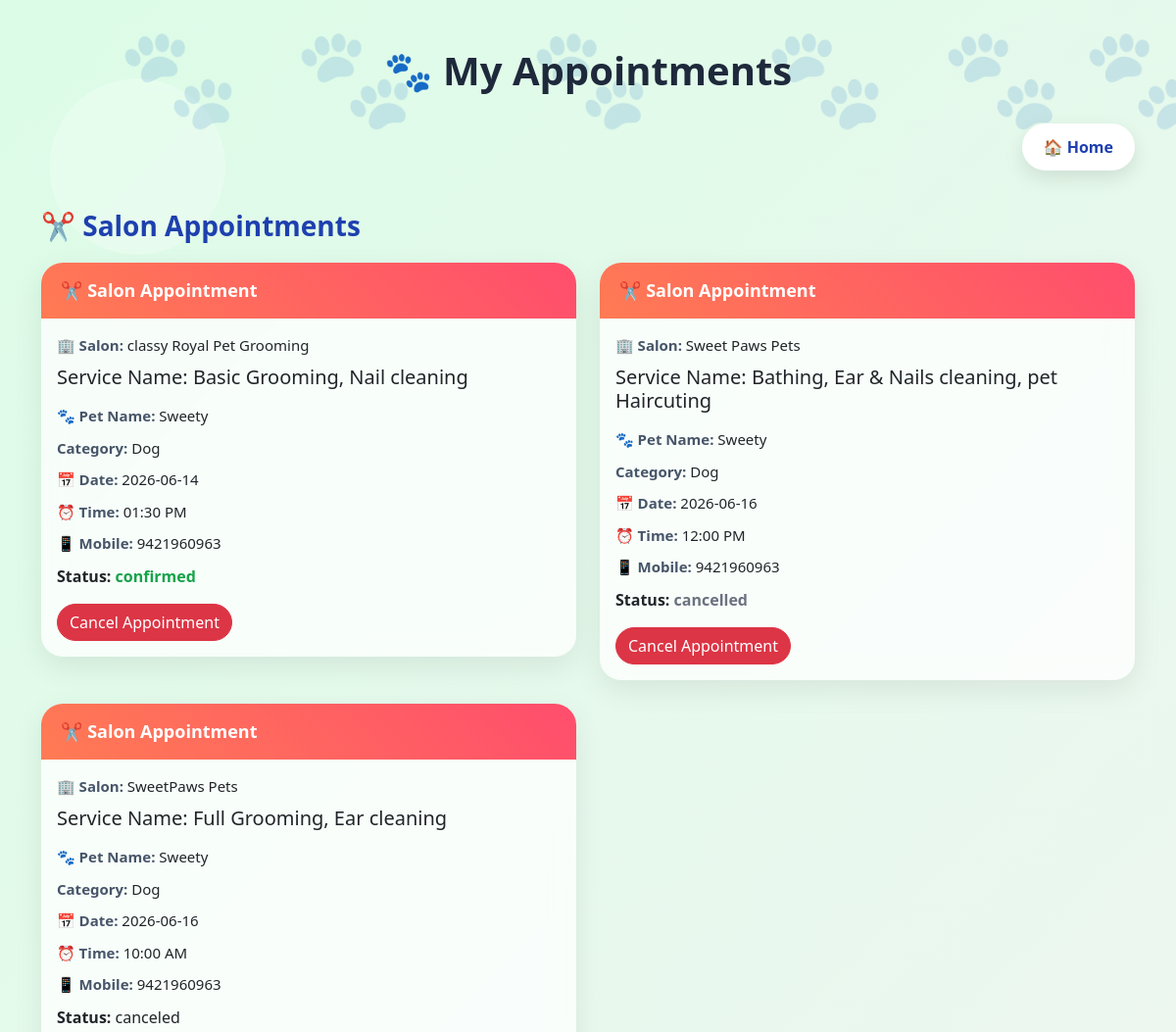
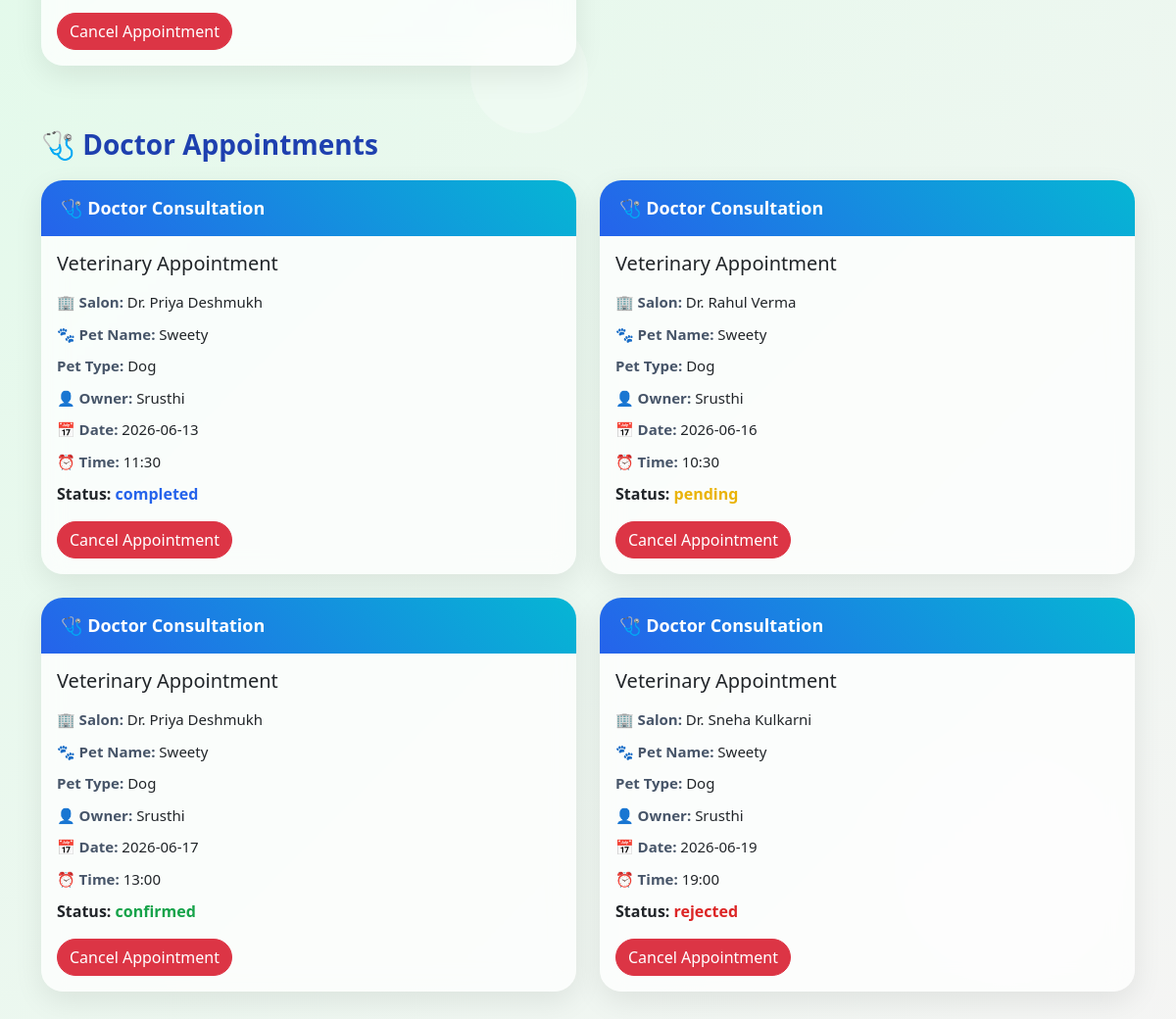
/my_appointments (signed in), run on the app's committed database (2 pictures, top to bottom).
### app.py (models this page shows, shortened)
class SalonAppointment(db.Model):
    id = db.Column(db.Integer, primary_key=True)
    salon_id = db.Column(
        db.Integer,
        db.ForeignKey('salon.id', ondelete="CASCADE"),
        nullable=False
    )
    user_id = db.Column(
    db.Integer,
    db.ForeignKey('users.id'),
    nullable=False
    )
    owner_name = db.Column(db.String(100))
    mobile = db.Column(db.String(20))
    pet_name = db.Column(db.String(100))
    pet_category = db.Column(db.String(50))
    service_name = db.Column(db.String(100))
    appointment_date = db.Column(db.String(20))
    appointment_time = db.Column(db.String(20))
    notes = db.Column(db.Text)
    status = db.Column( db.String(20), default="CONFIRMED")
    created_at = db.Column( db.DateTime,default=datetime.utcnow)

class Salon(db.Model):
    id = db.Column(db.Integer, primary_key=True)
    user_id = db.Column(db.Integer, db.ForeignKey('users.id'))
    name = db.Column(db.String(100))
    open_hours = db.Column(db.String(50))
    close_hours= db.Column(db.String(50))
    tagline = db.Column(db.String(200))
    description = db.Column(db.Text)
    address = db.Column(db.String(200))
    city = db.Column(db.String(50))
    phone = db.Column(db.String(20))
    image = db.Column(db.String(200))
    rating = db.Column(db.Float, default=0)
    appointments = db.relationship(
        "SalonAppointment",
        backref="salon",
        cascade="all, delete-orphan"
    )

class DoctorAppointment(db.Model):
    id = db.Column(db.Integer, primary_key=True)
    doctor_id = db.Column(db.Integer, db.ForeignKey('doctor.id'))
    user_id = db.Column(db.Integer)
    owner_name = db.Column(db.String(100))
    owner_phone = db.Column(db.String(20))
    pet_name = db.Column(db.String(100))
    pet_type = db.Column(db.String(50))
    gender = db.Column(db.String(20))
    pet_age = db.Column(db.String(50))
    appointment_date = db.Column(db.String(20))
    appointment_time = db.Column(db.String(20))
    symptoms = db.Column(db.Text)
    concern = db.Column(db.Text)
    status = db.Column(db.String(20))
    created_at = db.Column(db.DateTime, default=datetime.utcnow)

class Doctor(db.Model):
    id = db.Column(db.Integer, primary_key=True)
    user_id = db.Column(db.Integer, db.ForeignKey('users.id'))
    name = db.Column(db.String(100), nullable=False)
    phone = db.Column(db.String(20))
    specialization = db.Column(db.String(100))
    experience_years = db.Column(db.Integer)
    clinic_name = db.Column(db.String(150))
    consultation_fee = db.Column(db.Float)
    city = db.Column(db.String(100))
    bio = db.Column(db.Text)
    profile_pic = db.Column(db.String(200))
    created_at = db.Column(db.DateTime, default=datetime.utcnow)
    appointments = db.relationship('DoctorAppointment', backref='doctor', lazy=True)
    availability = db.relationship('DoctorAvailability', backref='doctor', lazy=True)

### app.py (the view)
@app.route('/my_appointments')
def myappointments():
    if "user_id" not in session:
        return redirect('/login')
    user_id = session['user_id']
    salon_appointments = SalonAppointment.query.filter_by(
        user_id=user_id
    ).all()
    doctor_appointments = DoctorAppointment.query.filter_by(
        user_id=user_id
    ).all()
    return render_template(
        'user/my_appointment.html',
        salon_appointments=salon_appointments,
        doctor_appointments=doctor_appointments
    )

### templates/user/my_appointment.html (shortened to what this page needs)
<!DOCTYPE html>
<html lang="en">
<head>
<link href="https://cdn.jsdelivr.net/npm/bootstrap@5.3.3/dist/css/bootstrap.min.css" rel="stylesheet">
</head>
<body>
<div class="container py-5">
    <h1 class="page-title">
        🐾 My Appointments
    </h1>
    <div class="d-flex justify-content-end mb-4">
        <a href="/index" class="back-btn">
            🏠 Home
        </a>
    </div>
    <h3 class="section-title">
        ✂️ Salon Appointments
    </h3>
    {% if salon_appointments %}
    <div class="row">
        {% for a in salon_appointments %}
        <div class="col-lg-6 mb-4">
            <div class="card appointment-card">
                <div class="card-header-custom salon-header">
                    ✂️ Salon Appointment
                </div>
                <div class="card-body">
                    <div class="info-row">
                        <span class="info-label">🏢 Salon:</span>
                        {{ a.salon.name }}
                    </div>
                    <h5 class="mb-3">Service Name:   {{ a.service_name }}
                    </h5>
                    <div class="info-row">
                        <span class="info-label"><b>🐾 Pet Name:</b></span>
                        {{ a.pet_name }}
                    </div>
                    <div class="info-row">
                        <span class="info-label">Category:</span>
                        {{ a.pet_category }}
                    </div>
                    <div class="info-row">
                        <span class="info-label">📅 Date:</span>
                        {{ a.appointment_date }}
                    </div>
                    <div class="info-row">
                        <span class="info-label">⏰ Time:</span>
                        {{ a.appointment_time }}
                    </div>
                    <div class="info-row">
                        <span class="info-label">📱 Mobile:</span>
                        {{ a.mobile }}
                    </div>
                    <p>
                        <strong>Status:</strong>
                        <span class="
                        {% if a.status|upper == 'CONFIRMED' %}
                            status-confirmed
                        {% elif a.status|upper == 'CANCELLED' %}
                            status-cancelled
                        {% endif %}
                        ">
                            {{ a.status }}
                        </span>
                    </p>
                    {% if a.status != "CANCELLED" %}
                    <a href="/cancel-salon/{{a.id}}"
                       class="btn btn-danger btn-cancel">
                        Cancel Appointment
                    </a>
                    {% endif %}
                </div>
            </div>
        </div>
        {% endfor %}
    </div>
    {% else %}
    <div class="empty-box">
        No Salon Appointments Found.
    </div>
    {% endif %}
    <h3 class="section-title">
        🩺 Doctor Appointments
    </h3>
    {% if doctor_appointments %}
    <div class="row">
        {% for a in doctor_appointments %}
        <div class="col-lg-6 mb-4">
            <div class="card appointment-card">
                <div class="card-header-custom doctor-header">
                    🩺 Doctor Consultation
                </div>
                <div class="card-body">
                    <h5 class="mb-3">
                        Veterinary Appointment
                    </h5>
                    <div class="info-row">
                        <span class="info-label">🏢 Salon:</span>
                        {{ a.doctor.name }}
                    </div>
                    <div class="info-row">
                        <span class="info-label">🐾 Pet Name:</span>
                        {{ a.pet_name }}
                    </div>
                    <div class="info-row">
                        <span class="info-label">Pet Type:</span>
                        {{ a.pet_type }}
                    </div>
                    <div class="info-row">
                        <span class="info-label">👤 Owner:</span>
                        {{ a.owner_name }}
                    </div>
                    <div class="info-row">
                        <span class="info-label">📅 Date:</span>
                        {{ a.appointment_date }}
                    </div>
                    <div class="info-row">
                        <span class="info-label">⏰ Time:</span>
                        {{ a.appointment_time }}
                    </div>
                    <p>
                        <strong>Status:</strong>
                        <span class="
                        {% if a.status|upper == 'CONFIRMED' %}
                            status-confirmed
                        {% elif a.status|upper == 'PENDING' %}
                            status-pending
                        {% elif a.status|upper == 'REJECTED' %}
                            status-rejected
                        {% elif a.status|upper == 'COMPLETED' %}
                            status-completed
                        {% elif a.status|upper == 'CANCELLED' %}
                            status-cancelled
                        {% endif %}
                        ">
                            {{ a.status }}
                        </span>
                    </p>
                    {% if a.status != "CANCELLED" %}
                    <a href="/cancel-doctor/{{a.id}}"
                       class="btn btn-danger btn-cancel">
                        Cancel Appointment
                    </a>
                    {% endif %}
                </div>
            </div>
        </div>
        {% endfor %}
    </div>
    {% else %}
    <div class="empty-box">
        No Doctor Appointments Found.
    </div>
    {% endif %}
</div>
</body>
<div class="bg-shape shape1"></div>
<div class="bg-shape shape2"></div>
<div class="bg-shape shape3"></div>
<div class="paw-container">
    <span>🐾</span>
    <span>🐾</span>
    <span>🐾</span>
    <span>🐾</span>
    <span>🐾</span>
    <span>🐾</span>
</div>
</html>

### templates/user/my_appointment.html (style rules this page uses)
body { min-height:100vh; font-family:'Segoe UI',sans-serif; background:linear-gradient(-45deg,#dbeafe,#e0e7ff,#fdf2f8,#dcfce7); background-size:400% 400%; animation:bgAnimation 15s ease infinite; }
.bg-shape { position:fixed; border-radius:50%; background:rgba(255,255,255,.25); backdrop-filter:blur(5px); z-index:-1; animation:float 8s infinite ease-in-out; }
.shape1 { width:180px; height:180px; top:80px; left:50px; }
.shape2 { width:250px; height:250px; bottom:80px; right:50px; animation-delay:2s; }
.shape3 { width:120px; height:120px; top:50%; left:40%; animation-delay:4s; }
.page-title { text-align:center; font-weight:700; color:#1e293b; margin-bottom:30px; }
.section-title { font-weight:700; color:#1e40af; margin:40px 0 20px; }
.appointment-card { background:rgba(255,255,255,.75); backdrop-filter:blur(12px); border:none; border-radius:22px; overflow:hidden; transition:.3s; box-shadow:0 10px 30px rgba(0,0,0,.08); }
.card-header-custom { padding:15px 20px; color:white; font-size:18px; font-weight:600; }
.salon-header { background:linear-gradient(45deg,#ff7b54,#ff4d6d); }
.doctor-header { background:linear-gradient(45deg,#2563eb,#06b6d4); }
.info-row { margin-bottom:10px; font-size:15px; }
.info-label { font-weight:600; color:#475569; }
.btn-cancel { border-radius:30px; }
.back-btn { background:white; color:#1e40af; text-decoration:none; padding:12px 22px; border-radius:50px; font-weight:600; box-shadow:0 8px 20px rgba(0,0,0,.1); transition:.3s; }
.paw-container { position:fixed; top:0; left:0; width:100%; height:100%; overflow:hidden; pointer-events:none; z-index:-1; }
.paw-container span { position:absolute; display:block; font-size:100px; opacity:0.15; animation:floatPaw 15s linear infinite; }
.paw-container span:nth-child(1) { left:10%; animation-duration:12s; }
.paw-container span:nth-child(2) { left:25%; animation-duration:18s; animation-delay:2s; }
.paw-container span:nth-child(3) { left:45%; animation-duration:15s; animation-delay:4s; }
.paw-container span:nth-child(4) { left:65%; animation-duration:20s; animation-delay:1s; }
.paw-container span:nth-child(5) { left:80%; animation-duration:14s; animation-delay:5s; }
.paw-container span:nth-child(6) { left:92%; animation-duration:17s; animation-delay:3s; }
.status-confirmed { color:#16a34a !important; font-weight:700; }
.status-pending { color:#eab308 !important; font-weight:700; }
.status-rejected { color:#dc2626 !important; font-weight:700; }
.status-completed { color:#2563eb !important; font-weight:700; }
.status-cancelled { color:#6b7280 !important; font-weight:700; }

### data on the page
SalonAppointment: salon.name "classy Royal Pet Grooming", service_name "Basic Grooming, Nail cleaning", pet_name "Sweety", pet_category "Dog", appointment_date "2026-06-14", appointment_time "01:30 PM", mobile "9421960963", status "confirmed"
SalonAppointment: salon.name "Sweet Paws Pets", service_name "Bathing, Ear & Nails cleaning, pet Haircuting", pet_name "Sweety", pet_category "Dog", appointment_date "2026-06-16", appointment_time "12:00 PM", mobile "9421960963", status "cancelled"
SalonAppointment: salon.name "SweetPaws Pets", service_name "Full Grooming, Ear cleaning", pet_name "Sweety", pet_category "Dog", appointment_date "2026-06-16", appointment_time "10:00 AM", mobile "9421960963", status "canceled"
DoctorAppointment: doctor.name "Dr. Priya Deshmukh", pet_name "Sweety", pet_type "Dog", owner_name "Srusthi", appointment_date "2026-06-13", appointment_time "11:30", status "completed"
DoctorAppointment: doctor.name "Dr. Rahul Verma", pet_name "Sweety", pet_type "Dog", owner_name "Srusthi", appointment_date "2026-06-16", appointment_time "10:30", status "pending"
DoctorAppointment: doctor.name "Dr. Priya Deshmukh", pet_name "Sweety", pet_type "Dog", owner_name "Srusthi", appointment_date "2026-06-17", appointment_time "13:00", status "confirmed"
DoctorAppointment: doctor.name "Dr. Sneha Kulkarni", pet_name "Sweety", pet_type "Dog", owner_name "Srusthi", appointment_date "2026-06-19", appointment_time "19:00", status "rejected"
